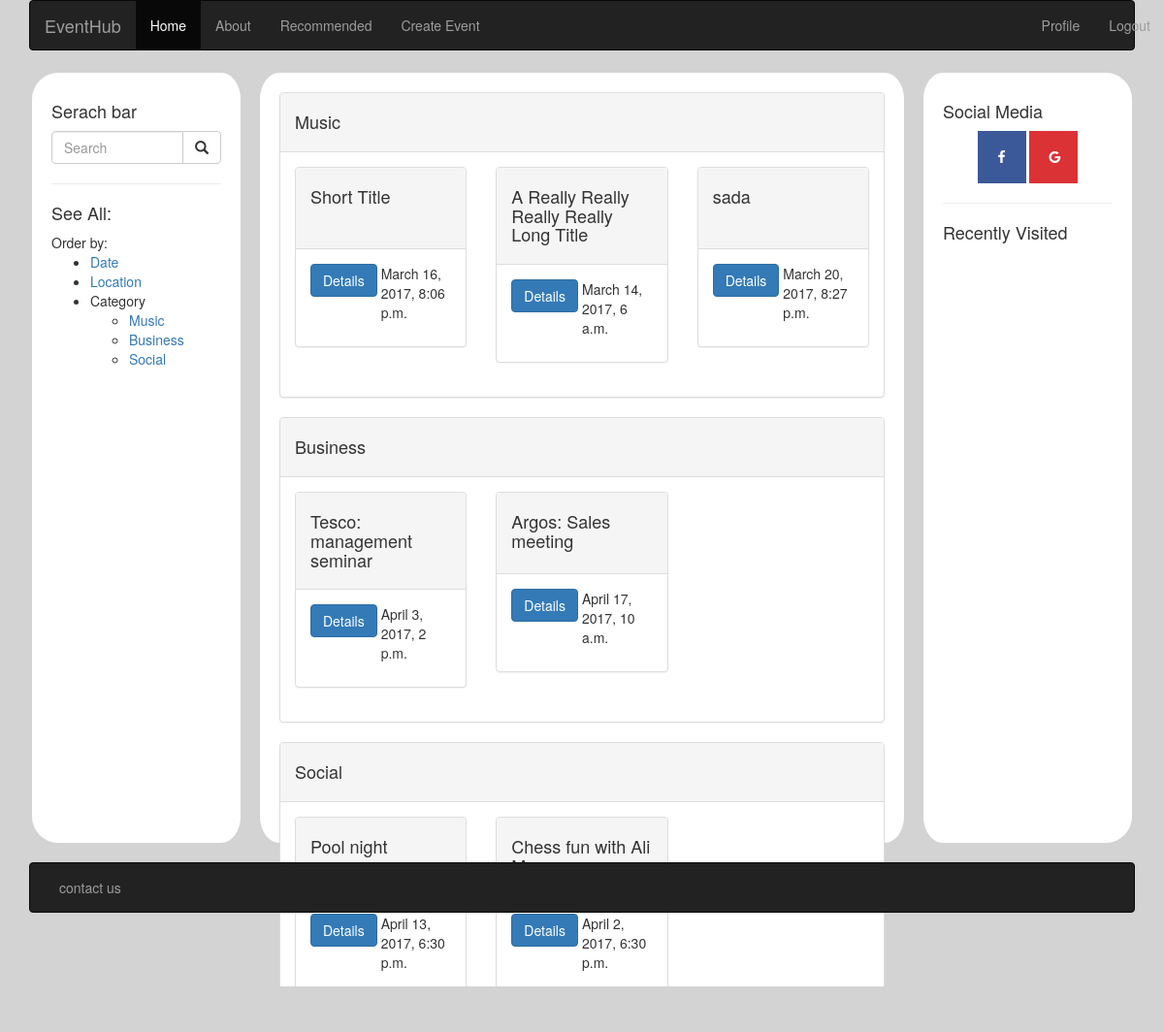
Page / (signed in) on the committed database.
### eventhub/models.py (models this page shows, shortened)
class Event(models.Model):
    category = models.CharField(max_length = 32)
    title = models.CharField(max_length = 256)
    loc = models.CharField(max_length = 128)
    pos = models.CharField(max_length = 128)
    creator = models.ForeignKey(User)
    datetime = models.DateTimeField()
    desc = models.CharField(max_length = 1024, null = True)
    likes = models.IntegerField(default=0)

### eventhub/views.py (the view)
# urls.py: url(r'^$', views.index, name='index'),
def index(request):
    music = Event.objects.filter(category="music")[:3]
    business = Event.objects.filter(category="business")[:3]
    social = Event.objects.filter(category="social")[:3]
    active = ["active","","","","","",""]
    contdict = {'events': {'music': music, 'business': business, 'social': social}, 'active':active}
    return render(request,'eventhub/index.html', context=contdict)

### templates/eventhub/index.html
{% extends 'eventhub/base.html' %}
{% load staticfiles %}
{% block body_block %}
<div class="panel panel-default">
  <div class="panel-heading"><h4>Music</h4></div>
  <div class="panel-body">
    <div class="row">
      {% for e in events.music %}
        <div class="col-sm-6 col-md-4">
          <div class="panel panel-default">
            <div class="panel-heading" style="min-height: 6em;">
              <h4>{{e.title}}</h4>
            </div>
            <div class="panel-body">
              <a href="/eventhub/event/{{e.id}}" class="btn btn-primary">Details</a>
              <p style="float: right; width: 50%;">{{e.datetime}}</p>
            </div>
          </div>
        </div>
      {% endfor %}
    </div>
  </div>
</div>
<div class="panel panel-default">
  <div class="panel-heading"><h4>Business</h4></div>
  <div class="panel-body">
    <div class="row">
      {% for e in events.business %}
      <div class="col-sm-6 col-md-4">
        <div class="panel panel-default">
          <div class="panel-heading" style="min-height: 6em;">
            <h4>{{e.title}}</h4>
          </div>
          <div class="panel-body">
            <a href="/eventhub/event/{{e.id}}" class="btn btn-primary">Details</a>
            <p style="float: right; width: 50%;">{{e.datetime}}</p>
          </div>
        </div>
      </div>
      {% endfor %}
    </div>
  </div>
</div>
<div class="panel panel-default">
  <div class="panel-heading"><h4>Social</h4></div>
  <div class="panel-body">
    <div class="row">
      {% for e in events.social %}
      <div class="col-sm-6 col-md-4">
        <div class="panel panel-default">
          <div class="panel-heading" style="min-height: 6em;">
            <h4>{{e.title}}</h4>
          </div>
          <div class="panel-body">
            <a href="/eventhub/event/{{e.id}}" class="btn btn-primary">Details</a>
            <p style="float: right; width: 50%;">{{e.datetime}}</p>
          </div>
        </div>
      </div>
      {% endfor %}
    </div>
  </div>
</div>
{% endblock %}

### static/css/style.css (style rules this page uses)
body { background-color: #D3D3D3; }

### rows in the picture
Event: title "Short Title", datetime "March 16, 2017, 8:06 p.m."
Event: title "A Really Really Really Really Long Title", datetime "March 14, 2017, 6 a.m."
Event: title "sada", datetime "March 20, 2017, 8:27 p.m."
Event: title "Tesco: management seminar", datetime "April 3, 2017, 2 p.m."
Event: title "Argos: Sales meeting", datetime "April 17, 2017, 10 a.m."
Event: title "Pool night", datetime "April 13, 2017, 6:30 p.m."
Event: title "Chess fun with Ali…", datetime "April 2, 2017, 6:30 p.m."
